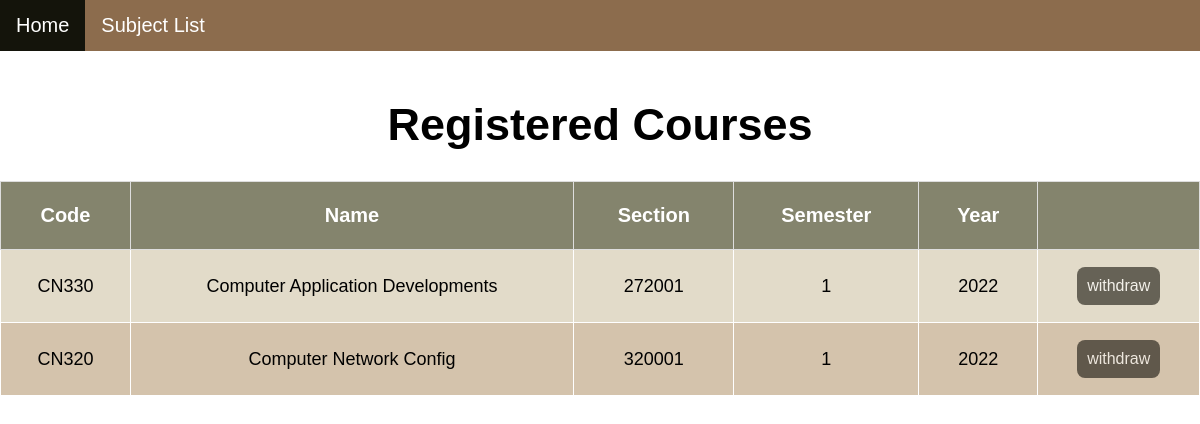
The page /booking/checksubreg/ (signed in) on the database as committed earlier.
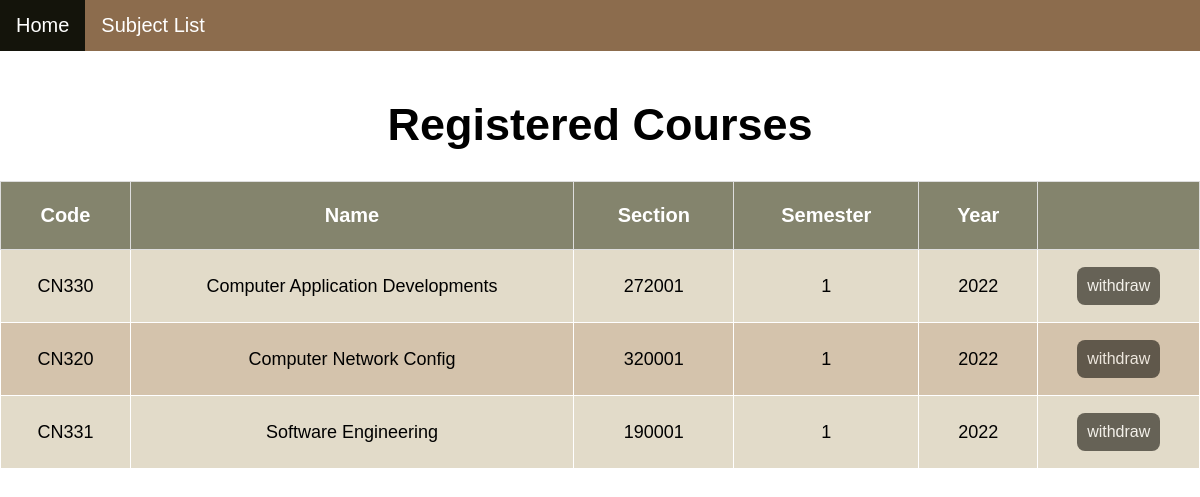
The same page on the database as committed later.
### booking/models.py (models this page shows, shortened)
class Booking(models.Model):
    user = models.ForeignKey(User, on_delete=models.CASCADE, default="")
    course_number = models.ForeignKey(Subject, on_delete=models.CASCADE, default="")

class Subject(models.Model):
    class_number = models.CharField(max_length=5, default="")
    subject_name = models.CharField(max_length=64, default="")
    section = models.CharField(max_length=10, default="")
    semester = models.CharField(max_length=10, default="")
    year = models.CharField(max_length=10, default="")
    capacity = models.IntegerField(default=0)
    seats = models.ManyToManyField(User , blank=True, related_name= "subjects")

### booking/views.py (the view)
# urls.py: path('checksubreg/', views.checksubreg, name= 'checksubreg'),
def checksubreg(request):
    user = User.objects.get(pk=request.user.id)
    enrolled_subjects = Booking.objects.filter(user=user)
    return render(request,'booking/booking.html', {
        'subjects': enrolled_subjects,
    })

### booking/templates/booking/booking.html (shortened to what this page needs)
{% extends 'booking/layout.html' %}
{% block body %}
<!DOCTYPE html>
<html>
<head>
</head>
<body>
    <div class="topnav">
        <a class="active" href="{% url 'index' %}">Home</a>
        <a href="{% url 'booking:index' %}">Subject List</a>
    </div>
    <br>
    <div class= style="padding-left:16px">
        <center><h1>Registered Courses</h1></center>
        {% if subjects %}
        <table>
            <tr>
                <th>Code</th>
                <th>Name</th>
                <th>Section</th>
                <th>Semester</th>
                <th>Year</th>
                <th></th>
            </tr>
            {% for subject in subjects %}
            <tr>
                <td>{{ subject.course_number.class_number }}</td>
                <td>{{ subject.course_number.subject_name }}</td>
                <td>{{ subject.course_number.section }}</td>
                <td>{{ subject.course_number.semester }}</td>
                <td>{{ subject.course_number.year }}</td>
                <td>
                    <form action="{% url 'booking:withdraw' subject.course_number.id %}" method="post" >
                        <button class="button" type="submit">withdraw</button>
                    </form>
                </td>
            </tr>
            {% empty %}
                <p> No registered courese. </p>
            {% endfor %}
        </table>
    {% endif %}
    </div>
</body>
</html>
{% endblock %}

Rows that differ between the two databases and show on the page:
added Booking: course_number.class_number "CN331", course_number.subject_name "Software Engineering", course_number.section "190001", course_number.semester "1", course_number.year "2022"
